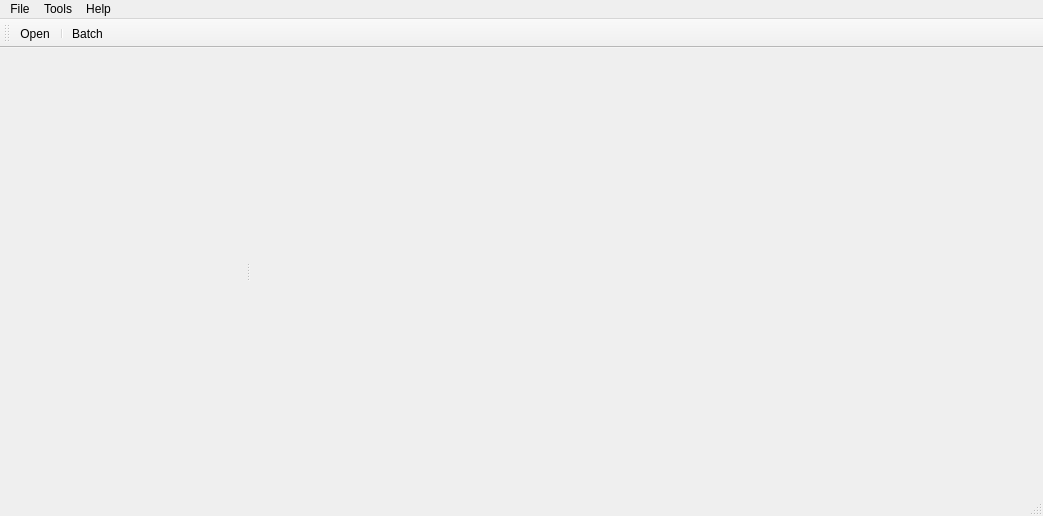
<?xml version="1.0" encoding="UTF-8"?>
<ui version="4.0">
 <class>MainWindow</class>
 <widget class="QMainWindow" name="MainWindow">
  <property name="geometry">
   <rect>
    <x>0</x>
    <y>0</y>
    <width>1043</width>
    <height>516</height>
   </rect>
  </property>
  <property name="windowTitle">
   <string>Rasterix</string>
  </property>
  <property name="windowIcon">
   <iconset resource="images.qrc">
    <normaloff>:/rasterix.png</normaloff>:/rasterix.png</iconset>
  </property>
  <property name="styleSheet">
   <string notr="true"/>
  </property>
  <widget class="QWidget" name="centralWidget">
   <layout class="QVBoxLayout" name="verticalLayout">
    <property name="spacing">
     <number>0</number>
    </property>
    <property name="leftMargin">
     <number>0</number>
    </property>
    <property name="topMargin">
     <number>0</number>
    </property>
    <property name="rightMargin">
     <number>0</number>
    </property>
    <property name="bottomMargin">
     <number>0</number>
    </property>
    <item>
     <widget class="QSplitter" name="splitter">
      <property name="orientation">
       <enum>Qt::Horizontal</enum>
      </property>
      <widget class="Rasterix::RasterView" name="rasterView" native="true">
       <property name="sizePolicy">
        <sizepolicy hsizetype="Expanding" vsizetype="Expanding">
         <horstretch>0</horstretch>
         <verstretch>0</verstretch>
        </sizepolicy>
       </property>
      </widget>
      <widget class="QWidget" name="layoutWidget">
       <layout class="QHBoxLayout" name="horizontalLayout">
        <property name="spacing">
         <number>0</number>
        </property>
        <item>
         <widget class="QStackedWidget" name="stackedWidget">
          <property name="sizePolicy">
           <sizepolicy hsizetype="Expanding" vsizetype="Expanding">
            <horstretch>0</horstretch>
            <verstretch>0</verstretch>
           </sizepolicy>
          </property>
          <property name="minimumSize">
           <size>
            <width>300</width>
            <height>0</height>
           </size>
          </property>
          <property name="frameShape">
           <enum>QFrame::NoFrame</enum>
          </property>
          <property name="frameShadow">
           <enum>QFrame::Plain</enum>
          </property>
          <property name="lineWidth">
           <number>0</number>
          </property>
         </widget>
        </item>
        <item>
         <widget class="QFrame" name="tabSelector">
          <property name="sizePolicy">
           <sizepolicy hsizetype="Fixed" vsizetype="Preferred">
            <horstretch>0</horstretch>
            <verstretch>0</verstretch>
           </sizepolicy>
          </property>
          <property name="maximumSize">
           <size>
            <width>16777215</width>
            <height>16777215</height>
           </size>
          </property>
          <property name="frameShape">
           <enum>QFrame::NoFrame</enum>
          </property>
          <property name="frameShadow">
           <enum>QFrame::Raised</enum>
          </property>
         </widget>
        </item>
       </layout>
      </widget>
     </widget>
    </item>
   </layout>
  </widget>
  <widget class="QMenuBar" name="menuBar">
   <property name="geometry">
    <rect>
     <x>0</x>
     <y>0</y>
     <width>1043</width>
     <height>22</height>
    </rect>
   </property>
   <widget class="QMenu" name="menufile">
    <property name="title">
     <string>File</string>
    </property>
    <addaction name="actionOpen"/>
    <addaction name="separator"/>
    <addaction name="actionClose"/>
    <addaction name="action_Exit"/>
   </widget>
   <widget class="QMenu" name="menuTools">
    <property name="minimumSize">
     <size>
      <width>250</width>
      <height>0</height>
     </size>
    </property>
    <property name="title">
     <string>Tools</string>
    </property>
   </widget>
   <widget class="QMenu" name="menuHelp">
    <property name="title">
     <string>Help</string>
    </property>
    <addaction name="actionUserManual"/>
    <addaction name="separator"/>
    <addaction name="actionAbout"/>
    <addaction name="separator"/>
    <addaction name="actionPlugins"/>
   </widget>
   <addaction name="menufile"/>
   <addaction name="menuTools"/>
   <addaction name="menuHelp"/>
  </widget>
  <widget class="QToolBar" name="mainToolBar">
   <property name="toolButtonStyle">
    <enum>Qt::ToolButtonTextBesideIcon</enum>
   </property>
   <attribute name="toolBarArea">
    <enum>TopToolBarArea</enum>
   </attribute>
   <attribute name="toolBarBreak">
    <bool>false</bool>
   </attribute>
   <addaction name="actionOpen"/>
   <addaction name="separator"/>
   <addaction name="actionBatch"/>
  </widget>
  <widget class="QStatusBar" name="statusBar"/>
  <action name="actionOpen">
   <property name="icon">
    <iconset theme="document-open">
     <normaloff>.</normaloff>.</iconset>
   </property>
   <property name="text">
    <string>Open</string>
   </property>
  </action>
  <action name="actionClose">
   <property name="icon">
    <iconset theme="window-close">
     <normaloff>.</normaloff>.</iconset>
   </property>
   <property name="text">
    <string>Close</string>
   </property>
  </action>
  <action name="actionUserManual">
   <property name="icon">
    <iconset theme="help-contents">
     <normaloff>.</normaloff>.</iconset>
   </property>
   <property name="text">
    <string>User manual</string>
   </property>
  </action>
  <action name="actionAbout">
   <property name="icon">
    <iconset theme="help-about">
     <normaloff>.</normaloff>.</iconset>
   </property>
   <property name="text">
    <string>About</string>
   </property>
  </action>
  <action name="actionBatch">
   <property name="icon">
    <iconset theme="system-run">
     <normaloff>.</normaloff>.</iconset>
   </property>
   <property name="text">
    <string>Batch</string>
   </property>
   <property name="toolTip">
    <string>Batch processing</string>
   </property>
   <property name="visible">
    <bool>false</bool>
   </property>
  </action>
  <action name="action_Exit">
   <property name="icon">
    <iconset theme="application-exit">
     <normaloff>.</normaloff>.</iconset>
   </property>
   <property name="text">
    <string>&amp;Exit</string>
   </property>
  </action>
  <action name="actionPlugins">
   <property name="icon">
    <iconset theme="list-add">
     <normaloff>.</normaloff>.</iconset>
   </property>
   <property name="text">
    <string>Plugins</string>
   </property>
  </action>
 </widget>
 <layoutdefault spacing="6" margin="11"/>
 <customwidgets>
  <customwidget>
   <class>Rasterix::RasterView</class>
   <extends>QWidget</extends>
   <header location="global">rasterview.h</header>
   <container>1</container>
  </customwidget>
 </customwidgets>
 <resources>
  <include location="images.qrc"/>
 </resources>
 <connections>
  <connection>
   <sender>action_Exit</sender>
   <signal>triggered()</signal>
   <receiver>MainWindow</receiver>
   <slot>close()</slot>
   <hints>
    <hint type="sourcelabel">
     <x>-1</x>
     <y>-1</y>
    </hint>
    <hint type="destinationlabel">
     <x>402</x>
     <y>257</y>
    </hint>
   </hints>
  </connection>
 </connections>
</ui>
